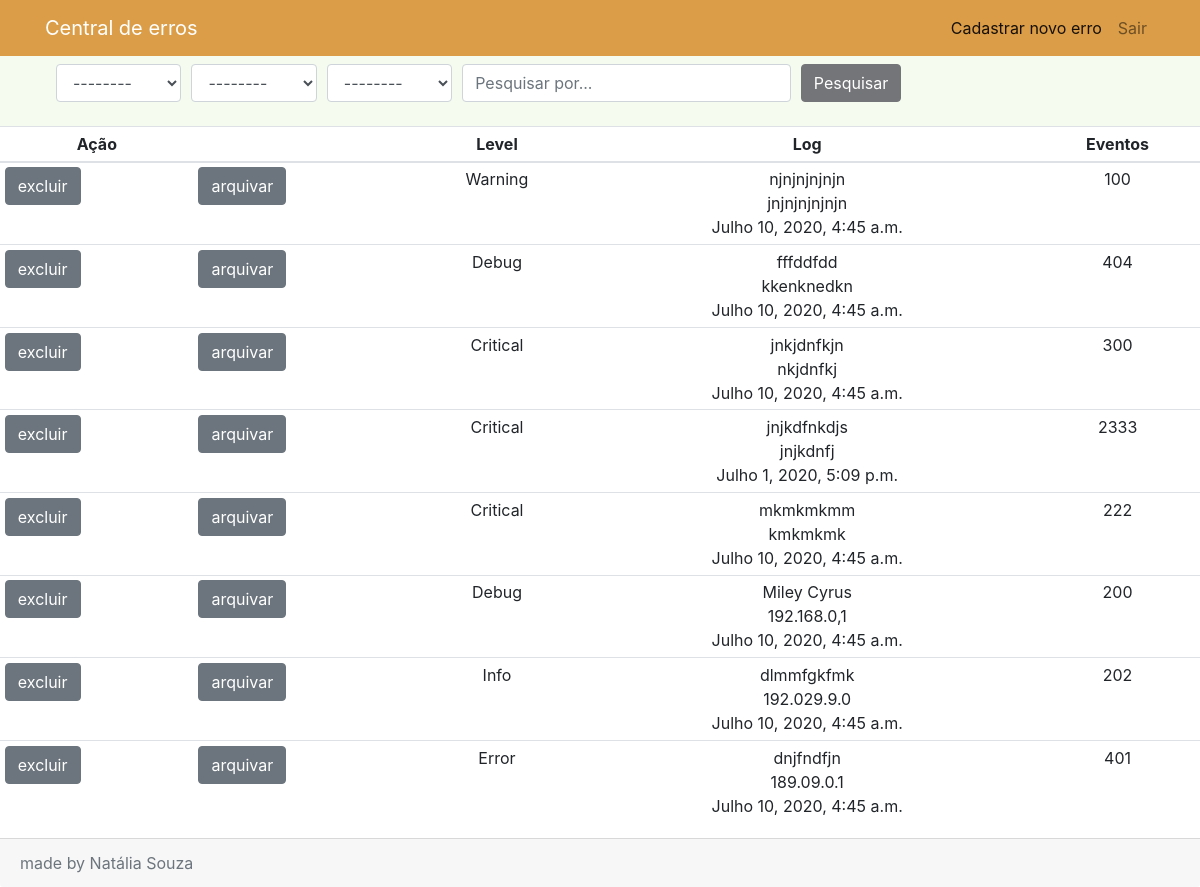
/api/pesquisa/ (signed in), run on an earlier commit of the app's database.
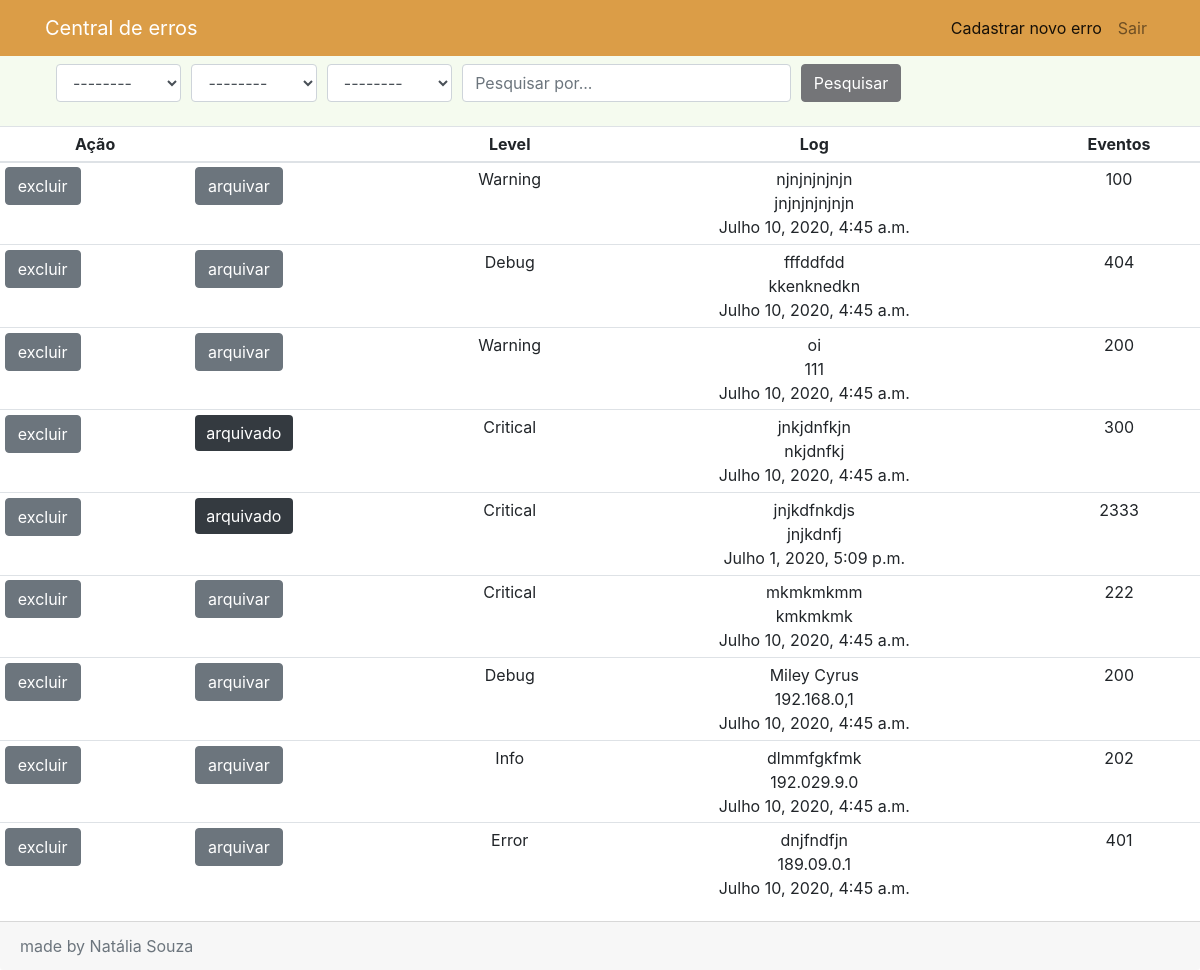
And on a later commit of the database.
### api/models.py (models this page shows, shortened)
class ErrorInstances(models.Model):
    id = models.UUIDField(primary_key=True, default=uuid.uuid4,
                          help_text="Unique ID for this error")
    LEVEL_STATUS = (
        ('Critical', 'Critical'),
        ('Debug', 'Debug'),
        ('Error', 'Error'),
        ('Warning', 'Warning'),
        ('Info', 'Info'),
    )
    level = models.CharField(
        max_length=20,
        choices=LEVEL_STATUS,
        blank=True,
        default='Error',
        help_text='Choose the error level'
    )
    events = models.IntegerField(
        null=True,
        blank=True,
        help_text='Enter the error code'
    )
    TYPE_ERROR_STATUS = (
        ('dev', 'desenvolvedor'),
        ('hom', 'homolgação'),
        ('prod', 'produção'),
    )
    type_error = models.CharField(max_length=20,
                                  choices=TYPE_ERROR_STATUS,
                                  blank=True,
                                  default='dev',
                                  help_text='Choose the error type'
                                  )
    shelved = models.NullBooleanField(null=True, blank=True, default=False)
    user_id = models.ForeignKey(
        settings.AUTH_USER_MODEL,
        on_delete=models.SET_NULL,
        null=True
    )
    title = models.CharField(max_length=50, help_text='Enter the error title')
    description = models.TextField(help_text='Describe the error')
    origin = models.GenericIPAddressField('Describe the error origin',
                                 protocol='IPV4', max_length=39)
    date = models.DateTimeField(null=True, blank=True)
    details = models.TextField(help_text='Enter the error details')

### api/views.py (the view, shortened to what this page needs)
# urls.py: path('pesquisa/', ErrorInstancesListView.as_view(), name='pesquisa'),
class ErrorInstancesListView(LoginRequiredMixin, generic.ListView):
    renderer_classes = [TemplateHTMLRenderer]
    login_url = reverse_lazy('login')
    model = ErrorInstances
    paginate_by = 10
    serializer_class = ErrorInstancesModelSerializers
    def get_context_data(self, **kwargs):
        context = super(
            ErrorInstancesListView,
            self
        ).get_context_data(**kwargs)
        return context
    def get_queryset(self):
        queryset = ErrorInstances.objects.get_queryset().order_by('id')
        search_bar = self.request.GET.get('search_bar')
        search_type = self.request.GET.get('search_type')
        search_order = self.request.GET.get('search_order')
        search_topic = self.request.GET.get('search_topic')
        return queryset

### api/templates/api/errorinstances_list.html (shortened to what this page needs)
{% extends "base_generic.html" %}
{% block menu %}
<nav class="navbar navbar-expand-lg navbar-light bg-light">
    <div class="container">
        <a class="navbar-brand ">
            <font color="white">Central de erros</font>
        </a>
        <div class="collapse navbar-collapse" id="navbarSite">
            <ul class="navbar-nav ml-auto">
                <li class="nav-item active">
                    <a class="nav-link" href="{% url 'register-error' %}">Cadastrar novo erro<span class="sr-only">(current)</span></a>
                </li>
                <li class="nav-item">
                    <a class="nav-link" href="{% url 'logout' %}">Sair</a>
                </li>
            </ul>
        </div>
    </div>
</nav>
{% endblock %}
{% block content %}
<nav class="navbar navbar-light" style="background-color: #F5FBEF;">
    <ul>
        <form method="GET">
            <div class="form-row">
                <div class="col-md-2">
                    <select name="search_type" class="form-control" placeholder="Tipo">
                        <option value="">--------</option>
                    </select>
                </div>
                <div class="col-md-2">
                    <select name="search_order" class="form-control" placeholder="Ordenar por...">
                        <option value="">--------</option>
                    </select>
                </div>
                <div class="col-md-2">
                    <select name="search_topic" class="form-control" placeholder="Topico">
                        <option value="">--------</option>
                    </select>
                </div>
                <div class="col-md-5">
                    <input type="text" name="search_bar" class="form-control" placeholder="Pesquisar por...">
                </div>
                <div class="col-md-1">
                    <button class="btn btn-primary" type="submit" name="search">
                        Pesquisar
                    </button>
                </div>
            </div>
        </form>
    </ul>
</nav>
<form method="POST">
<table class="table table-sm table-hover">
    <thead>
    <tr align="center">
        <th scope="col">Ação</th>
        <th scope="col"></th>
        <th scope="col">Level</th>
        <th scope="col">Log</th>
        <th scope="col">Eventos</th>
    </tr>
    </thead>
    <tbody>
    {% if errorinstances_list %}
    {% for errorinstances in errorinstances_list %}
    <tr>
        <td><a href="{% url 'delete-error' errorinstances.id %}" class="btn btn-secondary">excluir</a></td>
        <td>{% if errorinstances.shelved %}
               <span class="badge badge-dark">arquivado</span>
            {% else %}
               <a href="{% url 'shelved-error' errorinstances.id %}" class="btn btn-secondary">arquivar</a>
            {% endif %}
        </td>
        <td onclick="window.location='{% url 'errorinstances-detail' errorinstances.id %}';" align="center">{{ errorinstances.level }}
        </td>
        <td onclick="window.location='{% url 'errorinstances-detail' errorinstances.id %}';" align="center">{{ errorinstances.description }} <br>
            {{ errorinstances.origin }} <br>
            {{ errorinstances.date }}
        </td>
        <td onclick="window.location='{% url 'errorinstances-detail' errorinstances.id %}';" align="center">{{ errorinstances.events }}
        </td>
    </tr>
    {% endfor %}
    {% else %}
    <p>There are no errors here.</p>
    {% endif %}
    </tbody>
</table>
</form>
{% endblock %}

### api/templates/base_generic.html (shortened to what this page needs)
<!DOCTYPE html>
<html lang="pt">
<head>
    <link rel="stylesheet" href="https://stackpath.bootstrapcdn.com/bootstrap/4.5.0/css/bootstrap.min.css"
>
    {% load static %}
    <link rel="stylesheet" href="{% static 'css/styles.css' %}">
</head>
<body>
{% block menu %}{% endblock %}
{% block content %}{% endblock %}
<div class="card-footer text-muted">
    made by Natália Souza
</div>
</body>
</html>

### api/static/css/styles.css (style rules this page uses)
.bg-light { background-color: #db9d47 !important; }
.btn-primary { background-color: #747578 !important; border-color: #747578 !important; }
.badge { font-size: 100% !important; font-weight: 400 !important; padding: .375rem .70rem !important; line-height: 1.5 !important; }

What changed in the data, as far as the page shows it:
added ErrorInstances: shelved "arquivar", level "Warning", description "oi", origin "111", date "Julho 10, 2020, 4:45 a.m.", events "200"
changed ErrorInstances "jnkjdnfkjn": shelved "arquivar" → "arquivado"
changed ErrorInstances "jnjkdfnkdjs": shelved "arquivar" → "arquivado"
